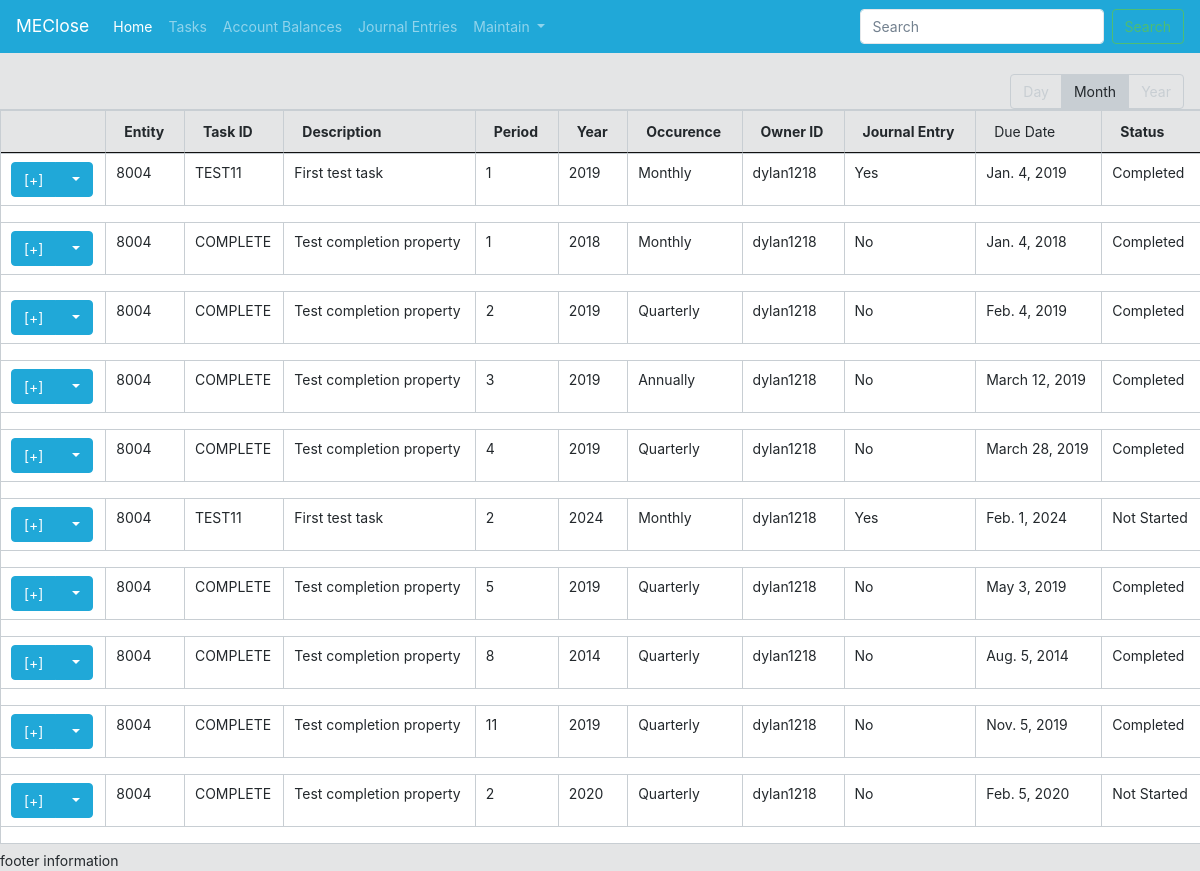
Page /ClosePortal/tasks/ on the committed database.
### CloseApplication/models.py (models this page shows, shortened)
class TaskChecklist(models.Model):
    occurenceChoices = (
        ('M', 'Monthly'),
        ('Q', 'Quarterly'),
        ('S', 'Semi-Annually'),
        ('A', 'Annually'),
    )
    taskId = models.CharField(max_length=8)
    taskTBMapping = models.CharField(max_length=200, default="Not Assigned") #For assigning tasks to a TB FSLI
    taskDescription = models.CharField(max_length=200)
    taskYear = models.IntegerField(max_length=4)
    taskPeriod = models.IntegerField(max_length=2, choices = periodChoices)
    taskOccurence = models.CharField(max_length=2, choices = occurenceChoices)
    taskOwnerId = models.ForeignKey(User, on_delete=models.PROTECT) #For documentation purposes we want to preserve who the owner of a task was, and as such protect is utilized to not allow deletion of the referenced object
    isJE = models.CharField(max_length=3, choices=binaryChoice)
    pub_date = models.DateTimeField('date published')
    due_date = models.DateField(("Due Date"), default=datetime.date.today) #Note: No longer needed -- will be a calculated property
    dueMonthDay = models.IntegerField(max_length=2, default=1)
    entity = models.ForeignKey(userDefinedEntity, on_delete=models.PROTECT, related_name="entity_TaskChecklist", default=1)
    class Meta:
        constraints = [
            models.UniqueConstraint(fields=['taskId', 'entity', 'taskPeriod', 'taskYear'], name='unique_EntityUser')
        ]
    @property
    def Due_Date(self):
        dateStart = datetime.date(self.taskYear,self.taskPeriod,1)
        dateEnd = datetime.date(self.taskYear, self.taskPeriod, calendar.monthrange(self.taskYear,self.taskPeriod)[1])
        firstBusinessDay = pd.date_range(dateStart, dateEnd, freq="BMS")
        return (firstBusinessDay + BDay(self.dueMonthDay-1)).date[0]
    @property
    def aggregateStatus(self):
        try:
            related_SubTask_Model = TaskChecklist.objects.prefetch_related("taskId_taskId").all().filter(taskId=self.taskId, entity=self.entity, taskPeriod=self.taskPeriod, taskYear=self.taskYear)
            related_SubTask_Model_Groupby = related_SubTask_Model[0].taskId_taskId.all().values("subTaskStatus").annotate(Count("subTaskStatus")) #-1 to bring pk down relative to 0th based index
            not_Started_List = list(related_SubTask_Model_Groupby.filter(subTaskStatus="NS").values_list("subTaskStatus__count", flat=True))
            in_Progress_List = list(related_SubTask_Model_Groupby.filter(subTaskStatus="IP").values_list("subTaskStatus__count", flat=True))
            completed_List = list(related_SubTask_Model_Groupby.filter(subTaskStatus="CT").values_list("subTaskStatus__count", flat=True))
            if len(not_Started_List) > 0:
                not_Started_Count = not_Started_List[0]
            else:
                not_Started_Count = 0
            if len(in_Progress_List) > 0:
                in_Progress_Count = in_Progress_List[0]
            else:
                in_Progress_Count = 0
            if len(completed_List) > 0:
                completed_Count = completed_List[0]
            else:
                completed_Count = 0
            if ( (not_Started_Count + in_Progress_Count + completed_Count) == 0 ) or ( (not_Started_Count > 0) and ((in_Progress_Count + completed_Count) == 0) ) :
                return "Not Started"
            elif in_Progress_Count > 0:
                return "In Progress"
            else:
                return "Completed"
        except:
            return "Unable to calculate status"
    @property #@property decorater utilized to create a callable calculated "field" similar to other fields
    def taskIdKey(self):
        return str(self.entity) + "-" + str(self.taskId) + "-" + str(self.taskYear) + "-" + str(self.taskPeriod)

class userDefinedEntity(models.Model):
    entity = models.CharField(max_length=200, default="Select Entity")
    def __str__(self):
        return self.entity

class subTaskChecklist(models.Model):
    taskId = models.ForeignKey(TaskChecklist, related_name="taskId_taskId", on_delete=models.CASCADE) #this field is our associated between the parent task and subtask(s). Cascade is utilize to remove the subtasks if parent task is removed
    subTaskNumber = models.IntegerField(max_length=2, default=1) #Maximum number of subtasks set to 99
    subTaskDescription = models.CharField(max_length=200)
    subTaskStatus = models.CharField(max_length=2, choices = statusChoices)
    class Meta:
        constraints = [
            models.UniqueConstraint(fields=['taskId', 'subTaskNumber'], name='unique_Subtask')
        ]
    @property
    def Get_Related_Period(self):
        get_Related_Object = subTaskChecklist.objects.all()
        return str(get_Related_Object.get(id=self.id).taskId.entity) + "-" + str(get_Related_Object.get(id=self.id).taskId.taskId) + "-" + str(get_Related_Object.get(id=self.id).taskId.taskYear) + "-" + str(get_Related_Object.get(id=self.id).taskId.taskPeriod)
    def File_Path(instance, filename):
        return os.path.join("Sub_Tasks", str(instance.taskId), str(instance.subTaskNumber), filename)
    docfile = models.FileField(upload_to=File_Path, default=False) #Note: To consider a way to set the default value equal to a dynamic file template which a user can download, and upload once completed

### CloseApplication/views.py (the view)
# urls.py: path('tasks/', views.taskList.as_view(), name='tasklist'),
class taskList(View):
    template = 'CloseApplication/taskchecklist/taskchecklist_list.html'
    def get(self, request, *args, **kwargs):
        TaskChecklist_Fields = TaskChecklist._meta.get_fields(include_hidden=False)
        TaskChecklist_Values = TaskChecklist.objects.all()
        subTasklist_Fields = subTaskChecklist._meta.get_fields(include_hidden=False)
        subTasklist_Values = subTaskChecklist.objects.all()
        context = { #context represents the variables passed to the provided template
            'TaskChecklist_Fields': TaskChecklist_Fields,
            'TaskChecklist_Values': TaskChecklist_Values,
            'subTasklist_Fields': subTasklist_Fields,
            'subTasklist_Values': subTasklist_Values,
        }
        return render(request, self.template, context)

### CloseApplication/templates/CloseApplication/taskchecklist/taskchecklist_list.html (shortened to what this page needs)
{% extends "CloseApplication/base.html" %}
{% load staticfiles %}
{% block content %}
{% include "CloseApplication/listview_outline.html" %}
<table class="table table-bordered table-hover" id="TaskChecklistTable">
    <thead>
        <tr>
            <th></th>
            <th>Entity</th>
            <th>Task ID</th>
            <th>Description</th>
            <th>Period</th>
            <th>Year</th>
            <th>Occurence</th>
            <th>Owner ID</th>
            <th>Journal Entry</th>
            <td>Due Date</th>
            <th>Status</th>
        </tr>
    </thead>
    <tbody class="bg-white">
        {% for tableValue in TaskChecklist_Values %}
        {% with forloopCounter=forloop.counter|stringformat:"s" %}
        {% with idTemplate_Hash="#group-of-rows"|add:forloopCounter %}
        {% with idTemplate="group-of-rows"|add:forloopCounter %}
        <tr data-toggle="collapse" data-target="{{ idTemplate_Hash }}">
            <td class=" details-control">
                <div class="btn-group">
                    <button type="button" class="btn btn-primary" id="collapseButton">[+]</button>
                    <button type="button" class="btn btn-primary dropdown-toggle" data-toggle="dropdown">
                    </button>
                </div>
            </td>
            <td>{{ tableValue.entity }}</td>
            <td>{{ tableValue.taskId }}</td>
            <td>{{ tableValue.taskDescription }}</td>
            <td>{{ tableValue.taskPeriod }}</td>
            <td>{{ tableValue.taskYear }}</td>
            <td>{{ tableValue.get_taskOccurence_display }}</td>
            <td>{{ tableValue.taskOwnerId }}</td>
            <td>{{ tableValue.isJE }}</td>
            <td> {{ tableValue.Due_Date }} </td>
            <td>{{ tableValue.aggregateStatus }}</td>
        </tr>
        <tr>
        <td colspan="12">
            </td>
            </tr>
        {% endwith %}
        {% endwith %}
        {% endwith %}
        {% endfor %}
    </tbody>
</table>
{% endblock %}

### rows in the picture
TaskChecklist: entity "8004", taskId "TEST11", taskDescription "First test task", taskPeriod "1", taskYear "2019", taskOccurence "Monthly", taskOwnerId "dylan1218", isJE "Yes", Due_Date "Jan. 4, 2019", aggregateStatus "Completed"
TaskChecklist: entity "8004", taskId "COMPLETE", taskDescription "Test completion property", taskPeriod "1", taskYear "2018", taskOccurence "Monthly", taskOwnerId "dylan1218", isJE "No", Due_Date "Jan. 4, 2018", aggregateStatus "Completed"
TaskChecklist: entity "8004", taskId "COMPLETE", taskDescription "Test completion property", taskPeriod "2", taskYear "2019", taskOccurence "Quarterly", taskOwnerId "dylan1218", isJE "No", Due_Date "Feb. 4, 2019", aggregateStatus "Completed"
TaskChecklist: entity "8004", taskId "COMPLETE", taskDescription "Test completion property", taskPeriod "3", taskYear "2019", taskOccurence "Annually", taskOwnerId "dylan1218", isJE "No", Due_Date "March 12, 2019", aggregateStatus "Completed"
TaskChecklist: entity "8004", taskId "COMPLETE", taskDescription "Test completion property", taskPeriod "4", taskYear "2019", taskOccurence "Quarterly", taskOwnerId "dylan1218", isJE "No", Due_Date "March 28, 2019", aggregateStatus "Completed"
TaskChecklist: entity "8004", taskId "TEST11", taskDescription "First test task", taskPeriod "2", taskYear "2024", taskOccurence "Monthly", taskOwnerId "dylan1218", isJE "Yes", Due_Date "Feb. 1, 2024", aggregateStatus "Not Started"
TaskChecklist: entity "8004", taskId "COMPLETE", taskDescription "Test completion property", taskPeriod "5", taskYear "2019", taskOccurence "Quarterly", taskOwnerId "dylan1218", isJE "No", Due_Date "May 3, 2019", aggregateStatus "Completed"
TaskChecklist: entity "8004", taskId "COMPLETE", taskDescription "Test completion property", taskPeriod "8", taskYear "2014", taskOccurence "Quarterly", taskOwnerId "dylan1218", isJE "No", Due_Date "Aug. 5, 2014", aggregateStatus "Completed"
TaskChecklist: entity "8004", taskId "COMPLETE", taskDescription "Test completion property", taskPeriod "11", taskYear "2019", taskOccurence "Quarterly", taskOwnerId "dylan1218", isJE "No", Due_Date "Nov. 5, 2019", aggregateStatus "Completed"
TaskChecklist: entity "8004", taskId "COMPLETE", taskDescription "Test completion property", taskPeriod "2", taskYear "2020", taskOccurence "Quarterly", taskOwnerId "dylan1218", isJE "No", Due_Date "Feb. 5, 2020", aggregateStatus "Not Started"
